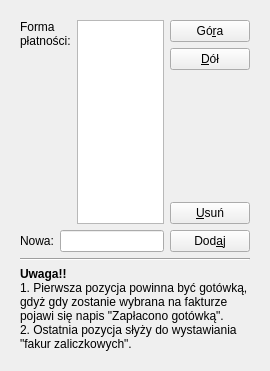
         <widget class="QWidget" name="page_6">
          <property name="geometry">
           <rect>
            <x>0</x>
            <y>0</y>
            <width>270</width>
            <height>371</height>
           </rect>
          </property>
          <attribute name="label">
           <string>Formy płatności</string>
          </attribute>
          <layout class="QGridLayout" name="gridLayout_10">
           <item row="0" column="0">
            <widget class="QFrame" name="frame8">
             <property name="frameShape">
              <enum>QFrame::NoFrame</enum>
             </property>
             <property name="frameShadow">
              <enum>QFrame::Plain</enum>
             </property>
             <layout class="QGridLayout" name="gridLayout_8">
              <item row="0" column="0">
               <layout class="QHBoxLayout" name="_29">
                <item>
                 <layout class="QVBoxLayout" name="_30">
                  <item>
                   <layout class="QHBoxLayout" name="_31">
                    <item>
                     <widget class="QLabel" name="paym">
                      <property name="text">
                       <string>Forma płatności:</string>
                      </property>
                      <property name="alignment">
                       <set>Qt::AlignTop</set>
                      </property>
                      <property name="wordWrap">
                       <bool>true</bool>
                      </property>
                     </widget>
                    </item>
                    <item>
                     <widget class="QListWidget" name="paymlBox"/>
                    </item>
                   </layout>
                  </item>
                  <item>
                   <layout class="QHBoxLayout" name="_32">
                    <item>
                     <widget class="QLabel" name="textLabel2_4_3_2">
                      <property name="text">
                       <string>Nowa:</string>
                      </property>
                      <property name="wordWrap">
                       <bool>false</bool>
                      </property>
                     </widget>
                    </item>
                    <item>
                     <widget class="QLineEdit" name="paymEdit">
                      <property name="maxLength">
                       <number>25</number>
                      </property>
                     </widget>
                    </item>
                   </layout>
                  </item>
                 </layout>
                </item>
                <item>
                 <layout class="QVBoxLayout" name="_33">
                  <item>
                   <layout class="QVBoxLayout" name="_34">
                    <item>
                     <widget class="QPushButton" name="paymUpBtn">
                      <property name="text">
                       <string>Gó&amp;ra</string>
                      </property>
                      <property name="shortcut">
                       <string>Alt+R</string>
                      </property>
                     </widget>
                    </item>
                    <item>
                     <widget class="QPushButton" name="paymDownBtn">
                      <property name="text">
                       <string>&amp;Dół</string>
                      </property>
                      <property name="shortcut">
                       <string>Alt+D</string>
                      </property>
                     </widget>
                    </item>
                   </layout>
                  </item>
                  <item>
                   <spacer>
                    <property name="orientation">
                     <enum>Qt::Vertical</enum>
                    </property>
                    <property name="sizeType">
                     <enum>QSizePolicy::Expanding</enum>
                    </property>
                    <property name="sizeHint" stdset="0">
                     <size>
                      <width>21</width>
                      <height>10</height>
                     </size>
                    </property>
                   </spacer>
                  </item>
                  <item>
                   <layout class="QVBoxLayout" name="_35">
                    <item>
                     <widget class="QPushButton" name="paymDelBtn">
                      <property name="text">
                       <string>&amp;Usuń</string>
                      </property>
                      <property name="shortcut">
                       <string>Alt+U</string>
                      </property>
                     </widget>
                    </item>
                    <item>
                     <widget class="QPushButton" name="paymAddBtn">
                      <property name="text">
                       <string>Dod&amp;aj</string>
                      </property>
                      <property name="shortcut">
                       <string>Alt+A</string>
                      </property>
                     </widget>
                    </item>
                   </layout>
                  </item>
                 </layout>
                </item>
               </layout>
              </item>
              <item row="1" column="0">
               <widget class="Line" name="line3">
                <property name="frameShape">
                 <enum>QFrame::HLine</enum>
                </property>
                <property name="frameShadow">
                 <enum>QFrame::Sunken</enum>
                </property>
               </widget>
              </item>
              <item row="2" column="0">
               <widget class="QLabel" name="textLabel5">
                <property name="text">
                 <string>&lt;!DOCTYPE HTML PUBLIC &quot;-//W3C//DTD HTML 4.0//EN&quot; &quot;http://www.w3.org/TR/REC-html40/strict.dtd&quot;&gt;
&lt;html&gt;&lt;head&gt;&lt;meta name=&quot;qrichtext&quot; content=&quot;1&quot; /&gt;&lt;style type=&quot;text/css&quot;&gt;
p, li { white-space: pre-wrap; }
&lt;/style&gt;&lt;/head&gt;&lt;body style=&quot; font-family:'DejaVu Sans'; font-size:9pt; font-weight:400; font-style:normal;&quot;&gt;
&lt;p style=&quot; margin-top:0px; margin-bottom:0px; margin-left:0px; margin-right:0px; -qt-block-indent:0; text-indent:0px; font-family:'Sans Serif';&quot;&gt;&lt;span style=&quot; font-weight:600;&quot;&gt;Uwaga!!&lt;/span&gt;&lt;br /&gt;1. Pierwsza pozycja powinna być gotówką, gdyż gdy zostanie wybrana na fakturze pojawi się napis &quot;Zapłacono gotówką&quot;.&lt;/p&gt;
&lt;p style=&quot; margin-top:0px; margin-bottom:0px; margin-left:0px; margin-right:0px; -qt-block-indent:0; text-indent:0px; font-family:'Sans Serif';&quot;&gt;2. Ostatnia pozycja słyży do wystawiania &quot;fakur zaliczkowych&quot;.&lt;/p&gt;&lt;/body&gt;&lt;/html&gt;</string>
                </property>
                <property name="wordWrap">
                 <bool>true</bool>
                </property>
               </widget>
              </item>
             </layout>
            </widget>
           </item>
          </layout>
         </widget>
